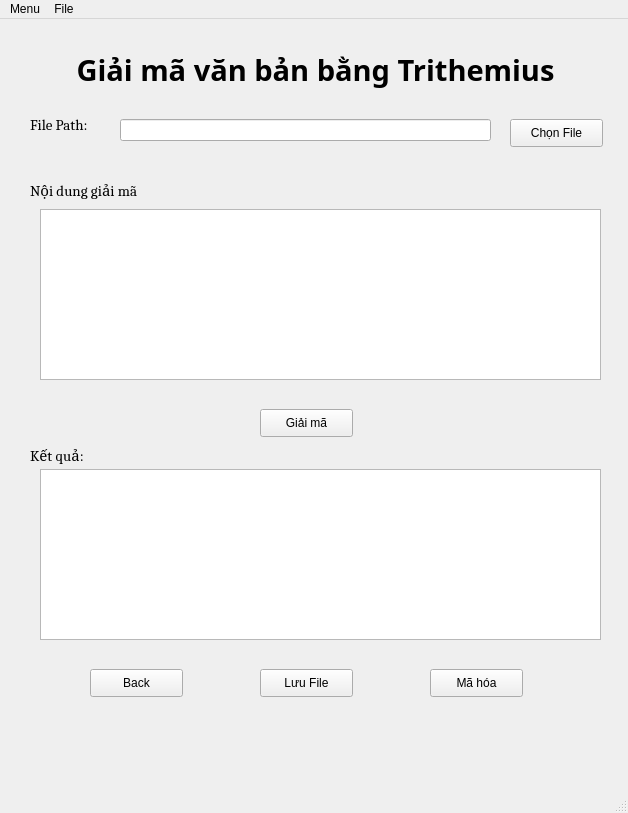
<?xml version="1.0" encoding="UTF-8"?>
<ui version="4.0">
 <class>MainWindow</class>
 <widget class="QMainWindow" name="MainWindow">
  <property name="geometry">
   <rect>
    <x>0</x>
    <y>0</y>
    <width>628</width>
    <height>813</height>
   </rect>
  </property>
  <property name="windowTitle">
   <string>MainWindow</string>
  </property>
  <widget class="QWidget" name="centralwidget">
   <widget class="QPushButton" name="btnMaHoaTrithemius">
    <property name="geometry">
     <rect>
      <x>430</x>
      <y>650</y>
      <width>93</width>
      <height>28</height>
     </rect>
    </property>
    <property name="font">
     <font>
      <pointsize>9</pointsize>
     </font>
    </property>
    <property name="text">
     <string>Mã hóa</string>
    </property>
   </widget>
   <widget class="QPushButton" name="btnGiaiMaTrithemius">
    <property name="geometry">
     <rect>
      <x>260</x>
      <y>390</y>
      <width>93</width>
      <height>28</height>
     </rect>
    </property>
    <property name="font">
     <font>
      <pointsize>9</pointsize>
     </font>
    </property>
    <property name="text">
     <string>Giải mã</string>
    </property>
   </widget>
   <widget class="QPushButton" name="btnBack">
    <property name="geometry">
     <rect>
      <x>90</x>
      <y>650</y>
      <width>93</width>
      <height>28</height>
     </rect>
    </property>
    <property name="font">
     <font>
      <pointsize>9</pointsize>
     </font>
    </property>
    <property name="text">
     <string>Back</string>
    </property>
   </widget>
   <widget class="QPushButton" name="btnChonFile">
    <property name="geometry">
     <rect>
      <x>510</x>
      <y>100</y>
      <width>93</width>
      <height>28</height>
     </rect>
    </property>
    <property name="font">
     <font>
      <pointsize>9</pointsize>
     </font>
    </property>
    <property name="text">
     <string>Chọn File</string>
    </property>
   </widget>
   <widget class="QPushButton" name="btnSave">
    <property name="geometry">
     <rect>
      <x>260</x>
      <y>650</y>
      <width>93</width>
      <height>28</height>
     </rect>
    </property>
    <property name="font">
     <font>
      <pointsize>9</pointsize>
     </font>
    </property>
    <property name="text">
     <string>Lưu File</string>
    </property>
   </widget>
   <widget class="QTextEdit" name="result">
    <property name="geometry">
     <rect>
      <x>40</x>
      <y>450</y>
      <width>561</width>
      <height>171</height>
     </rect>
    </property>
   </widget>
   <widget class="QTextEdit" name="input">
    <property name="geometry">
     <rect>
      <x>40</x>
      <y>190</y>
      <width>561</width>
      <height>171</height>
     </rect>
    </property>
   </widget>
   <widget class="QLabel" name="label">
    <property name="geometry">
     <rect>
      <x>40</x>
      <y>0</y>
      <width>551</width>
      <height>101</height>
     </rect>
    </property>
    <property name="font">
     <font>
      <family>Sitka Heading Semibold</family>
      <pointsize>22</pointsize>
      <weight>75</weight>
      <bold>true</bold>
     </font>
    </property>
    <property name="text">
     <string>Giải mã văn bản bằng Trithemius</string>
    </property>
    <property name="alignment">
     <set>Qt::AlignCenter</set>
    </property>
   </widget>
   <widget class="QLineEdit" name="EdtPath">
    <property name="geometry">
     <rect>
      <x>120</x>
      <y>100</y>
      <width>371</width>
      <height>22</height>
     </rect>
    </property>
   </widget>
   <widget class="QLabel" name="label_2">
    <property name="geometry">
     <rect>
      <x>30</x>
      <y>90</y>
      <width>81</width>
      <height>31</height>
     </rect>
    </property>
    <property name="font">
     <font>
      <family>Cambria</family>
      <pointsize>11</pointsize>
      <weight>50</weight>
      <bold>false</bold>
     </font>
    </property>
    <property name="text">
     <string>File Path:</string>
    </property>
   </widget>
   <widget class="QLabel" name="label_3">
    <property name="geometry">
     <rect>
      <x>30</x>
      <y>150</y>
      <width>171</width>
      <height>41</height>
     </rect>
    </property>
    <property name="font">
     <font>
      <family>Cambria</family>
      <pointsize>11</pointsize>
      <weight>50</weight>
      <bold>false</bold>
     </font>
    </property>
    <property name="text">
     <string>Nội dung giải mã</string>
    </property>
   </widget>
   <widget class="QLabel" name="label_4">
    <property name="geometry">
     <rect>
      <x>30</x>
      <y>420</y>
      <width>141</width>
      <height>31</height>
     </rect>
    </property>
    <property name="font">
     <font>
      <family>Cambria</family>
      <pointsize>11</pointsize>
      <weight>50</weight>
      <bold>false</bold>
     </font>
    </property>
    <property name="text">
     <string>Kết quả:</string>
    </property>
   </widget>
  </widget>
  <widget class="QMenuBar" name="menubar">
   <property name="geometry">
    <rect>
     <x>0</x>
     <y>0</y>
     <width>628</width>
     <height>26</height>
    </rect>
   </property>
   <widget class="QMenu" name="menuFile">
    <property name="title">
     <string>File</string>
    </property>
    <addaction name="actionOpen_File"/>
    <addaction name="actionSave_File"/>
    <addaction name="separator"/>
   </widget>
   <widget class="QMenu" name="menuMenu">
    <property name="title">
     <string>Menu</string>
    </property>
    <addaction name="actionMa_Hoa"/>
    <addaction name="actionGiai_Ma"/>
    <addaction name="separator"/>
    <addaction name="actionExit_2"/>
   </widget>
   <addaction name="menuMenu"/>
   <addaction name="menuFile"/>
  </widget>
  <widget class="QStatusBar" name="statusbar"/>
  <action name="actionOpen_File">
   <property name="text">
    <string>Open File</string>
   </property>
  </action>
  <action name="actionSave_File">
   <property name="text">
    <string>Save File</string>
   </property>
  </action>
  <action name="actionExit">
   <property name="text">
    <string>Exit</string>
   </property>
  </action>
  <action name="actionMa_Hoa">
   <property name="text">
    <string>Mã hóa</string>
   </property>
  </action>
  <action name="actionGiai_Ma">
   <property name="text">
    <string>Giải mã</string>
   </property>
  </action>
  <action name="actionExit_2">
   <property name="text">
    <string>Exit</string>
   </property>
  </action>
 </widget>
 <resources/>
 <connections/>
</ui>
